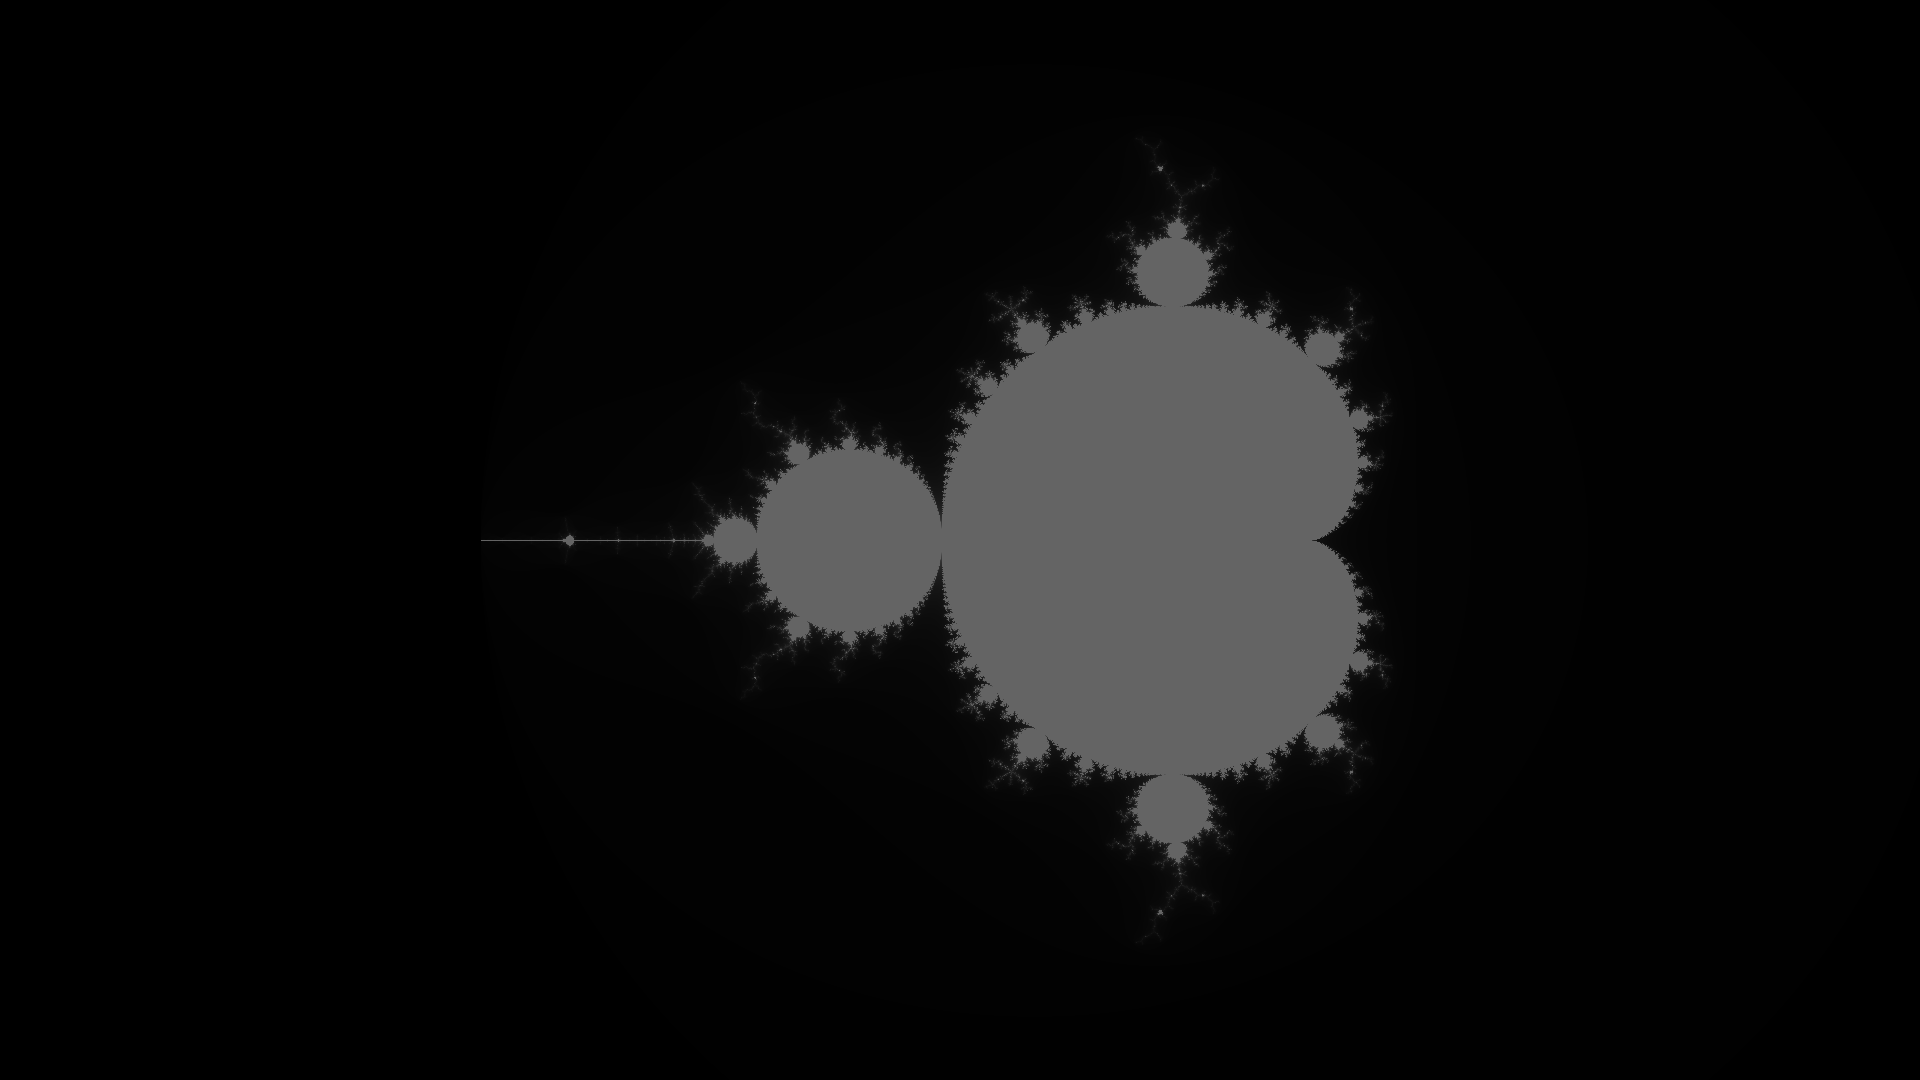

Python code for this plot:
import numpy as np
import fvars
import matplotlib.pyplot as plt

from multiprocessing import Pool, cpu_count
from PIL import Image
from pylab import imshow, show
from Mandelbrot import mandelbrot, mandelbrot
from Julia import julia


class Fractal():
    def __init__(self, fractal_type, iterations, dimensions, min_x, max_x, min_y, max_y, verbose=False):
        self.fractal_type = fractal_type
        
        fvars.ITERATIONS = iterations
        self.dimensions = dimensions

        self.min_x = min_x
        self.max_x = max_x
        self.min_y = min_y
        self.max_y = max_y

        self.verbose = verbose
        
        self.pixelHeight = (self.max_y - self.min_y) / float(self.dimensions[0])
        self.pixelWidth = (self.max_x - self.min_x) / float(self.dimensions[1])
        self.canvas = np.array(np.arange(1, dimensions[0] + 1)[:, None] * np.float(self.pixelHeight) * np.complex('j') + np.arange(1, dimensions[1] + 1) * np.float(self.pixelWidth))
        self.canvas += self.min_x + self.min_y * np.complex('j')

        if self.fractal_type == 'julia':
            self.func = np.vectorize(julia)
        elif self.fractal_type == 'mandelbrot':
            self.func = np.vectorize(mandelbrot)

    def partial_calc(self, first_array, last_array):
        self.canvas[first_array:last_array] = self.func(self.canvas[first_array:last_array])
        print(self.canvas[first_array:last_array])

    def generate(self):
        print('Calculating...')
        self.canvas = self.func(self.canvas)
        self.canvas = self.canvas.real.astype(np.uint8)

    def show_fractal(self):
        imshow(self.canvas)
        show()

    def save_fractal(self, file_name, file_format='png'):
        cm = plt.get_cmap('nipy_spectral')
        # cm = plt.get_cmap('prism')
        colored_image = cm(self.canvas)
        Image.fromarray((colored_image[:, :, :3] * 255).astype(np.uint8)).save('{}.{}'.format(file_name, file_format))

    def get_canvas(self):
        return self.canvas
